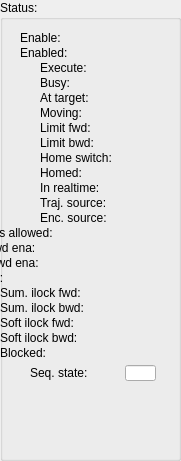
  <widget class="QGroupBox" name="groupBox_4">
   <property name="geometry">
    <rect>
     <x>710</x>
     <y>180</y>
     <width>181</width>
     <height>461</height>
    </rect>
   </property>
   <property name="title">
    <string>Status:</string>
   </property>
   <widget class="caLed" name="caled_67">
    <property name="geometry">
     <rect>
      <x>120</x>
      <y>255</y>
      <width>31</width>
      <height>16</height>
     </rect>
    </property>
    <property name="rectangular">
     <bool>true</bool>
    </property>
    <property name="gradientEnabled">
     <bool>false</bool>
    </property>
    <property name="ledWidth">
     <number>12</number>
    </property>
    <property name="ledHeight">
     <number>12</number>
    </property>
    <property name="channel" stdset="0">
     <string notr="true">$(DEV):$(Axis)-SftLimBwdEna-RB</string>
    </property>
    <property name="falseColor">
     <color>
      <red>160</red>
      <green>160</green>
      <blue>160</blue>
     </color>
    </property>
    <property name="trueColor">
     <color>
      <red>0</red>
      <green>85</green>
      <blue>0</blue>
     </color>
    </property>
   </widget>
   <widget class="caLed" name="caled_45">
    <property name="geometry">
     <rect>
      <x>120</x>
      <y>30</y>
      <width>31</width>
      <height>16</height>
     </rect>
    </property>
    <property name="rectangular">
     <bool>true</bool>
    </property>
    <property name="gradientEnabled">
     <bool>false</bool>
    </property>
    <property name="ledWidth">
     <number>12</number>
    </property>
    <property name="ledHeight">
     <number>12</number>
    </property>
    <property name="channel" stdset="0">
     <string notr="true">$(DEV):$(Axis)-EnaCmd-RB</string>
    </property>
    <property name="falseColor">
     <color>
      <red>160</red>
      <green>160</green>
      <blue>160</blue>
     </color>
    </property>
    <property name="trueColor">
     <color>
      <red>0</red>
      <green>85</green>
      <blue>0</blue>
     </color>
    </property>
   </widget>
   <widget class="caLabel" name="calabel_82">
    <property name="geometry">
     <rect>
      <x>40</x>
      <y>165</y>
      <width>71</width>
      <height>16</height>
     </rect>
    </property>
    <property name="maximumSize">
     <size>
      <width>16777215</width>
      <height>16</height>
     </size>
    </property>
    <property name="text">
     <string>Homed:</string>
    </property>
   </widget>
   <widget class="caLabel" name="calabel_83">
    <property name="geometry">
     <rect>
      <x>40</x>
      <y>180</y>
      <width>71</width>
      <height>16</height>
     </rect>
    </property>
    <property name="maximumSize">
     <size>
      <width>16777215</width>
      <height>16</height>
     </size>
    </property>
    <property name="text">
     <string>In realtime:</string>
    </property>
   </widget>
   <widget class="caLabel" name="calabel_79">
    <property name="geometry">
     <rect>
      <x>40</x>
      <y>90</y>
      <width>71</width>
      <height>16</height>
     </rect>
    </property>
    <property name="maximumSize">
     <size>
      <width>16777215</width>
      <height>16</height>
     </size>
    </property>
    <property name="text">
     <string>At target:</string>
    </property>
   </widget>
   <widget class="caLabel" name="calabel_80">
    <property name="geometry">
     <rect>
      <x>40</x>
      <y>105</y>
      <width>71</width>
      <height>16</height>
     </rect>
    </property>
    <property name="maximumSize">
     <size>
      <width>16777215</width>
      <height>16</height>
     </size>
    </property>
    <property name="text">
     <string>Moving:</string>
    </property>
   </widget>
   <widget class="caLabel" name="calabel_84">
    <property name="geometry">
     <rect>
      <x>40</x>
      <y>195</y>
      <width>71</width>
      <height>16</height>
     </rect>
    </property>
    <property name="maximumSize">
     <size>
      <width>16777215</width>
      <height>16</height>
     </size>
    </property>
    <property name="text">
     <string>Traj. source:</string>
    </property>
   </widget>
   <widget class="caLed" name="caled_62">
    <property name="geometry">
     <rect>
      <x>120</x>
      <y>195</y>
      <width>31</width>
      <height>16</height>
     </rect>
    </property>
    <property name="rectangular">
     <bool>true</bool>
    </property>
    <property name="gradientEnabled">
     <bool>false</bool>
    </property>
    <property name="ledWidth">
     <number>12</number>
    </property>
    <property name="ledHeight">
     <number>12</number>
    </property>
    <property name="channel" stdset="0">
     <string notr="true">$(DEV):$(Axis)-TrjSrcTyp-RB</string>
    </property>
    <property name="falseColor">
     <color>
      <red>160</red>
      <green>160</green>
      <blue>160</blue>
     </color>
    </property>
    <property name="trueColor">
     <color>
      <red>0</red>
      <green>0</green>
      <blue>255</blue>
     </color>
    </property>
   </widget>
   <widget class="caLabel" name="calabel_88">
    <property name="geometry">
     <rect>
      <x>-50</x>
      <y>240</y>
      <width>161</width>
      <height>16</height>
     </rect>
    </property>
    <property name="maximumSize">
     <size>
      <width>16777215</width>
      <height>16</height>
     </size>
    </property>
    <property name="text">
     <string>Softlim fwd ena:</string>
    </property>
   </widget>
   <widget class="caLed" name="caled_54">
    <property name="geometry">
     <rect>
      <x>120</x>
      <y>75</y>
      <width>31</width>
      <height>16</height>
     </rect>
    </property>
    <property name="rectangular">
     <bool>true</bool>
    </property>
    <property name="gradientEnabled">
     <bool>false</bool>
    </property>
    <property name="ledWidth">
     <number>12</number>
    </property>
    <property name="ledHeight">
     <number>12</number>
    </property>
    <property name="channel" stdset="0">
     <string notr="true">$(DEV):$(Axis)-Busy</string>
    </property>
    <property name="falseColor">
     <color>
      <red>0</red>
      <green>85</green>
      <blue>0</blue>
     </color>
    </property>
    <property name="trueColor">
     <color>
      <red>255</red>
      <green>0</green>
      <blue>0</blue>
     </color>
    </property>
   </widget>
   <widget class="caLed" name="caled_56">
    <property name="geometry">
     <rect>
      <x>120</x>
      <y>105</y>
      <width>31</width>
      <height>16</height>
     </rect>
    </property>
    <property name="rectangular">
     <bool>true</bool>
    </property>
    <property name="gradientEnabled">
     <bool>false</bool>
    </property>
    <property name="ledWidth">
     <number>12</number>
    </property>
    <property name="ledHeight">
     <number>12</number>
    </property>
    <property name="channel" stdset="0">
     <string notr="true">$(DEV):$(Axis)-Moving</string>
    </property>
    <property name="falseColor">
     <color>
      <red>0</red>
      <green>85</green>
      <blue>0</blue>
     </color>
    </property>
    <property name="trueColor">
     <color>
      <red>255</red>
      <green>0</green>
      <blue>0</blue>
     </color>
    </property>
   </widget>
   <widget class="caLabel" name="calabel_75">
    <property name="geometry">
     <rect>
      <x>20</x>
      <y>45</y>
      <width>91</width>
      <height>16</height>
     </rect>
    </property>
    <property name="maximumSize">
     <size>
      <width>16777215</width>
      <height>16</height>
     </size>
    </property>
    <property name="text">
     <string>Enabled:</string>
    </property>
   </widget>
   <widget class="caLabel" name="calabel_87">
    <property name="geometry">
     <rect>
      <x>-50</x>
      <y>225</y>
      <width>161</width>
      <height>16</height>
     </rect>
    </property>
    <property name="maximumSize">
     <size>
      <width>16777215</width>
      <height>16</height>
     </size>
    </property>
    <property name="text">
     <string>PLC cmds allowed:</string>
    </property>
   </widget>
   <widget class="caLabel" name="calabel_81">
    <property name="geometry">
     <rect>
      <x>40</x>
      <y>150</y>
      <width>71</width>
      <height>16</height>
     </rect>
    </property>
    <property name="maximumSize">
     <size>
      <width>16777215</width>
      <height>16</height>
     </size>
    </property>
    <property name="text">
     <string>Home switch:</string>
    </property>
   </widget>
   <widget class="caLed" name="caled_57">
    <property name="geometry">
     <rect>
      <x>120</x>
      <y>120</y>
      <width>31</width>
      <height>16</height>
     </rect>
    </property>
    <property name="rectangular">
     <bool>true</bool>
    </property>
    <property name="gradientEnabled">
     <bool>false</bool>
    </property>
    <property name="ledWidth">
     <number>12</number>
    </property>
    <property name="ledHeight">
     <number>12</number>
    </property>
    <property name="channel" stdset="0">
     <string notr="true">$(DEV):$(Axis)-LimFwd</string>
    </property>
    <property name="falseColor">
     <color>
      <red>255</red>
      <green>0</green>
      <blue>0</blue>
     </color>
    </property>
    <property name="trueColor">
     <color>
      <red>0</red>
      <green>85</green>
      <blue>0</blue>
     </color>
    </property>
   </widget>
   <widget class="caLed" name="caled_65">
    <property name="geometry">
     <rect>
      <x>120</x>
      <y>225</y>
      <width>31</width>
      <height>16</height>
     </rect>
    </property>
    <property name="rectangular">
     <bool>true</bool>
    </property>
    <property name="gradientEnabled">
     <bool>false</bool>
    </property>
    <property name="ledWidth">
     <number>12</number>
    </property>
    <property name="ledHeight">
     <number>12</number>
    </property>
    <property name="channel" stdset="0">
     <string notr="true">$(DEV):$(Axis)-CmdFrmPLCCmd-RB</string>
    </property>
    <property name="falseColor">
     <color>
      <red>160</red>
      <green>160</green>
      <blue>160</blue>
     </color>
    </property>
    <property name="trueColor">
     <color>
      <red>0</red>
      <green>0</green>
      <blue>255</blue>
     </color>
    </property>
   </widget>
   <widget class="caLed" name="caled_61">
    <property name="geometry">
     <rect>
      <x>120</x>
      <y>180</y>
      <width>31</width>
      <height>16</height>
     </rect>
    </property>
    <property name="rectangular">
     <bool>true</bool>
    </property>
    <property name="gradientEnabled">
     <bool>false</bool>
    </property>
    <property name="ledWidth">
     <number>12</number>
    </property>
    <property name="ledHeight">
     <number>12</number>
    </property>
    <property name="channel" stdset="0">
     <string notr="true">$(DEV):$(Axis)-InRT</string>
    </property>
    <property name="falseColor">
     <color>
      <red>160</red>
      <green>160</green>
      <blue>160</blue>
     </color>
    </property>
    <property name="trueColor">
     <color>
      <red>0</red>
      <green>85</green>
      <blue>0</blue>
     </color>
    </property>
   </widget>
   <widget class="caLabel" name="calabel_85">
    <property name="geometry">
     <rect>
      <x>40</x>
      <y>60</y>
      <width>71</width>
      <height>16</height>
     </rect>
    </property>
    <property name="maximumSize">
     <size>
      <width>16777215</width>
      <height>16</height>
     </size>
    </property>
    <property name="text">
     <string>Execute:</string>
    </property>
   </widget>
   <widget class="caLed" name="caled_52">
    <property name="geometry">
     <rect>
      <x>120</x>
      <y>45</y>
      <width>31</width>
      <height>16</height>
     </rect>
    </property>
    <property name="rectangular">
     <bool>true</bool>
    </property>
    <property name="gradientEnabled">
     <bool>false</bool>
    </property>
    <property name="ledWidth">
     <number>12</number>
    </property>
    <property name="ledHeight">
     <number>12</number>
    </property>
    <property name="channel" stdset="0">
     <string notr="true">$(DEV):$(Axis)-EnaAct</string>
    </property>
    <property name="falseColor">
     <color>
      <red>160</red>
      <green>160</green>
      <blue>160</blue>
     </color>
    </property>
    <property name="trueColor">
     <color>
      <red>0</red>
      <green>85</green>
      <blue>0</blue>
     </color>
    </property>
   </widget>
   <widget class="caLabel" name="calabel_86">
    <property name="geometry">
     <rect>
      <x>40</x>
      <y>135</y>
      <width>71</width>
      <height>16</height>
     </rect>
    </property>
    <property name="maximumSize">
     <size>
      <width>16777215</width>
      <height>16</height>
     </size>
    </property>
    <property name="text">
     <string>Limit bwd:</string>
    </property>
   </widget>
   <widget class="caLed" name="caled_55">
    <property name="geometry">
     <rect>
      <x>120</x>
      <y>90</y>
      <width>31</width>
      <height>16</height>
     </rect>
    </property>
    <property name="rectangular">
     <bool>true</bool>
    </property>
    <property name="gradientEnabled">
     <bool>false</bool>
    </property>
    <property name="ledWidth">
     <number>12</number>
    </property>
    <property name="ledHeight">
     <number>12</number>
    </property>
    <property name="channel" stdset="0">
     <string notr="true">$(DEV):$(Axis)-AtTarget</string>
    </property>
    <property name="falseColor">
     <color>
      <red>160</red>
      <green>160</green>
      <blue>160</blue>
     </color>
    </property>
    <property name="trueColor">
     <color>
      <red>0</red>
      <green>85</green>
      <blue>0</blue>
     </color>
    </property>
   </widget>
   <widget class="caLed" name="caled_66">
    <property name="geometry">
     <rect>
      <x>120</x>
      <y>240</y>
      <width>31</width>
      <height>16</height>
     </rect>
    </property>
    <property name="rectangular">
     <bool>true</bool>
    </property>
    <property name="gradientEnabled">
     <bool>false</bool>
    </property>
    <property name="ledWidth">
     <number>12</number>
    </property>
    <property name="ledHeight">
     <number>12</number>
    </property>
    <property name="channel" stdset="0">
     <string notr="true">$(DEV):$(Axis)-SftLimFwdEna-RB</string>
    </property>
    <property name="falseColor">
     <color>
      <red>160</red>
      <green>160</green>
      <blue>160</blue>
     </color>
    </property>
    <property name="trueColor">
     <color>
      <red>0</red>
      <green>85</green>
      <blue>0</blue>
     </color>
    </property>
   </widget>
   <widget class="caLed" name="caled_59">
    <property name="geometry">
     <rect>
      <x>120</x>
      <y>150</y>
      <width>31</width>
      <height>16</height>
     </rect>
    </property>
    <property name="rectangular">
     <bool>true</bool>
    </property>
    <property name="gradientEnabled">
     <bool>false</bool>
    </property>
    <property name="ledWidth">
     <number>12</number>
    </property>
    <property name="ledHeight">
     <number>12</number>
    </property>
    <property name="channel" stdset="0">
     <string notr="true">$(DEV):$(Axis)-HomeSwitch</string>
    </property>
    <property name="falseColor">
     <color>
      <red>160</red>
      <green>160</green>
      <blue>160</blue>
     </color>
    </property>
    <property name="trueColor">
     <color>
      <red>0</red>
      <green>85</green>
      <blue>0</blue>
     </color>
    </property>
   </widget>
   <widget class="caLed" name="caled_58">
    <property name="geometry">
     <rect>
      <x>120</x>
      <y>135</y>
      <width>31</width>
      <height>16</height>
     </rect>
    </property>
    <property name="rectangular">
     <bool>true</bool>
    </property>
    <property name="gradientEnabled">
     <bool>false</bool>
    </property>
    <property name="ledWidth">
     <number>12</number>
    </property>
    <property name="ledHeight">
     <number>12</number>
    </property>
    <property name="channel" stdset="0">
     <string notr="true">$(DEV):$(Axis)-LimBwd</string>
    </property>
    <property name="falseColor">
     <color>
      <red>255</red>
      <green>0</green>
      <blue>0</blue>
     </color>
    </property>
    <property name="trueColor">
     <color>
      <red>0</red>
      <green>85</green>
      <blue>0</blue>
     </color>
    </property>
   </widget>
   <widget class="caLabel" name="calabel_89">
    <property name="geometry">
     <rect>
      <x>20</x>
      <y>30</y>
      <width>91</width>
      <height>16</height>
     </rect>
    </property>
    <property name="maximumSize">
     <size>
      <width>16777215</width>
      <height>16</height>
     </size>
    </property>
    <property name="text">
     <string>Enable:</string>
    </property>
   </widget>
   <widget class="caLabel" name="calabel_90">
    <property name="geometry">
     <rect>
      <x>40</x>
      <y>75</y>
      <width>71</width>
      <height>16</height>
     </rect>
    </property>
    <property name="maximumSize">
     <size>
      <width>16777215</width>
      <height>16</height>
     </size>
    </property>
    <property name="text">
     <string>Busy:</string>
    </property>
   </widget>
   <widget class="caLed" name="caled_60">
    <property name="geometry">
     <rect>
      <x>120</x>
      <y>165</y>
      <width>31</width>
      <height>16</height>
     </rect>
    </property>
    <property name="rectangular">
     <bool>true</bool>
    </property>
    <property name="gradientEnabled">
     <bool>false</bool>
    </property>
    <property name="ledWidth">
     <number>12</number>
    </property>
    <property name="ledHeight">
     <number>12</number>
    </property>
    <property name="channel" stdset="0">
     <string notr="true">$(DEV):$(Axis)-Homed</string>
    </property>
    <property name="falseColor">
     <color>
      <red>255</red>
      <green>0</green>
      <blue>0</blue>
     </color>
    </property>
    <property name="trueColor">
     <color>
      <red>0</red>
      <green>85</green>
      <blue>0</blue>
     </color>
    </property>
   </widget>
   <widget class="caLabel" name="calabel_91">
    <property name="geometry">
     <rect>
      <x>40</x>
      <y>210</y>
      <width>71</width>
      <height>16</height>
     </rect>
    </property>
    <property name="maximumSize">
     <size>
      <width>16777215</width>
      <height>16</height>
     </size>
    </property>
    <property name="text">
     <string>Enc. source:</string>
    </property>
   </widget>
   <widget class="caLabel" name="calabel_92">
    <property name="geometry">
     <rect>
      <x>-50</x>
      <y>255</y>
      <width>161</width>
      <height>16</height>
     </rect>
    </property>
    <property name="maximumSize">
     <size>
      <width>16777215</width>
      <height>16</height>
     </size>
    </property>
    <property name="text">
     <string>Softlim bwd ena:</string>
    </property>
   </widget>
   <widget class="caLed" name="caled_63">
    <property name="geometry">
     <rect>
      <x>120</x>
      <y>210</y>
      <width>31</width>
      <height>16</height>
     </rect>
    </property>
    <property name="rectangular">
     <bool>true</bool>
    </property>
    <property name="gradientEnabled">
     <bool>false</bool>
    </property>
    <property name="ledWidth">
     <number>12</number>
    </property>
    <property name="ledHeight">
     <number>12</number>
    </property>
    <property name="channel" stdset="0">
     <string notr="true">$(DEV):$(Axis)-EncSrcTyp-RB</string>
    </property>
    <property name="falseColor">
     <color>
      <red>160</red>
      <green>160</green>
      <blue>160</blue>
     </color>
    </property>
    <property name="trueColor">
     <color>
      <red>0</red>
      <green>0</green>
      <blue>255</blue>
     </color>
    </property>
   </widget>
   <widget class="caLabel" name="calabel_93">
    <property name="geometry">
     <rect>
      <x>40</x>
      <y>120</y>
      <width>71</width>
      <height>16</height>
     </rect>
    </property>
    <property name="maximumSize">
     <size>
      <width>16777215</width>
      <height>16</height>
     </size>
    </property>
    <property name="text">
     <string>Limit fwd:</string>
    </property>
   </widget>
   <widget class="caLed" name="caled_53">
    <property name="geometry">
     <rect>
      <x>120</x>
      <y>60</y>
      <width>31</width>
      <height>16</height>
     </rect>
    </property>
    <property name="rectangular">
     <bool>true</bool>
    </property>
    <property name="gradientEnabled">
     <bool>false</bool>
    </property>
    <property name="ledWidth">
     <number>12</number>
    </property>
    <property name="ledHeight">
     <number>12</number>
    </property>
    <property name="channel" stdset="0">
     <string notr="true">$(DEV):$(Axis)-ExeCmd-RB</string>
    </property>
    <property name="falseColor">
     <color>
      <red>160</red>
      <green>160</green>
      <blue>160</blue>
     </color>
    </property>
    <property name="trueColor">
     <color>
      <red>0</red>
      <green>85</green>
      <blue>0</blue>
     </color>
    </property>
   </widget>
   <widget class="caLabel" name="calabel_94">
    <property name="geometry">
     <rect>
      <x>30</x>
      <y>365</y>
      <width>80</width>
      <height>16</height>
     </rect>
    </property>
    <property name="maximumSize">
     <size>
      <width>16777215</width>
      <height>16</height>
     </size>
    </property>
    <property name="text">
     <string>Seq. state:</string>
    </property>
   </widget>
   <widget class="caLineEdit" name="calineedit_45">
    <property name="geometry">
     <rect>
      <x>125</x>
      <y>365</y>
      <width>31</width>
      <height>16</height>
     </rect>
    </property>
    <property name="maximumSize">
     <size>
      <width>16777215</width>
      <height>18</height>
     </size>
    </property>
    <property name="alignment">
     <set>Qt::AlignRight|Qt::AlignTrailing|Qt::AlignVCenter</set>
    </property>
    <property name="channel" stdset="0">
     <string>$(DEV):$(Axis)-SeqState</string>
    </property>
    <property name="background">
     <color alpha="222">
      <red>192</red>
      <green>192</green>
      <blue>192</blue>
     </color>
    </property>
    <property name="colorMode">
     <enum>caLineEdit::Static</enum>
    </property>
    <property name="precisionMode">
     <enum>caLineEdit::Channel</enum>
    </property>
    <property name="limitsMode">
     <enum>caLineEdit::User</enum>
    </property>
    <property name="unitsEnabled">
     <bool>true</bool>
    </property>
   </widget>
   <widget class="caLed" name="caled_77">
    <property name="geometry">
     <rect>
      <x>120</x>
      <y>270</y>
      <width>31</width>
      <height>16</height>
     </rect>
    </property>
    <property name="rectangular">
     <bool>true</bool>
    </property>
    <property name="gradientEnabled">
     <bool>false</bool>
    </property>
    <property name="ledWidth">
     <number>12</number>
    </property>
    <property name="ledHeight">
     <number>12</number>
    </property>
    <property name="channel" stdset="0">
     <string notr="true">$(DEV):$(Axis)-InStartup</string>
    </property>
    <property name="falseColor">
     <color>
      <red>160</red>
      <green>160</green>
      <blue>160</blue>
     </color>
    </property>
    <property name="trueColor">
     <color>
      <red>255</red>
      <green>0</green>
      <blue>0</blue>
     </color>
    </property>
   </widget>
   <widget class="caLabel" name="calabel_95">
    <property name="geometry">
     <rect>
      <x>-50</x>
      <y>270</y>
      <width>161</width>
      <height>16</height>
     </rect>
    </property>
    <property name="maximumSize">
     <size>
      <width>16777215</width>
      <height>16</height>
     </size>
    </property>
    <property name="text">
     <string>In startup:</string>
    </property>
   </widget>
   <widget class="caLed" name="caled_87">
    <property name="geometry">
     <rect>
      <x>120</x>
      <y>285</y>
      <width>31</width>
      <height>16</height>
     </rect>
    </property>
    <property name="rectangular">
     <bool>true</bool>
    </property>
    <property name="gradientEnabled">
     <bool>false</bool>
    </property>
    <property name="ledWidth">
     <number>12</number>
    </property>
    <property name="ledHeight">
     <number>12</number>
    </property>
    <property name="channel" stdset="0">
     <string notr="true">$(DEV):$(Axis)-SumIlockFwd</string>
    </property>
    <property name="falseColor">
     <color>
      <red>0</red>
      <green>85</green>
      <blue>0</blue>
     </color>
    </property>
    <property name="trueColor">
     <color>
      <red>255</red>
      <green>0</green>
      <blue>0</blue>
     </color>
    </property>
   </widget>
   <widget class="caLabel" name="calabel_96">
    <property name="geometry">
     <rect>
      <x>0</x>
      <y>285</y>
      <width>111</width>
      <height>16</height>
     </rect>
    </property>
    <property name="maximumSize">
     <size>
      <width>16777215</width>
      <height>16</height>
     </size>
    </property>
    <property name="text">
     <string>Sum. ilock fwd:</string>
    </property>
   </widget>
   <widget class="caLabel" name="calabel_97">
    <property name="geometry">
     <rect>
      <x>0</x>
      <y>300</y>
      <width>111</width>
      <height>16</height>
     </rect>
    </property>
    <property name="maximumSize">
     <size>
      <width>16777215</width>
      <height>16</height>
     </size>
    </property>
    <property name="text">
     <string>Sum. ilock bwd:</string>
    </property>
   </widget>
   <widget class="caLed" name="caled_88">
    <property name="geometry">
     <rect>
      <x>120</x>
      <y>300</y>
      <width>31</width>
      <height>16</height>
     </rect>
    </property>
    <property name="rectangular">
     <bool>true</bool>
    </property>
    <property name="gradientEnabled">
     <bool>false</bool>
    </property>
    <property name="ledWidth">
     <number>12</number>
    </property>
    <property name="ledHeight">
     <number>12</number>
    </property>
    <property name="channel" stdset="0">
     <string notr="true">$(DEV):$(Axis)-SumIlockBwd</string>
    </property>
    <property name="falseColor">
     <color>
      <red>0</red>
      <green>85</green>
      <blue>0</blue>
     </color>
    </property>
    <property name="trueColor">
     <color>
      <red>255</red>
      <green>0</green>
      <blue>0</blue>
     </color>
    </property>
   </widget>
   <widget class="caRelatedDisplay" name="carelateddisplay_2">
    <property name="geometry">
     <rect>
      <x>15</x>
      <y>420</y>
      <width>151</width>
      <height>21</height>
     </rect>
    </property>
    <property name="labels">
     <string>More...</string>
    </property>
    <property name="files">
     <string>ecmcAxisCntrlStatWd.ui</string>
    </property>
    <property name="args">
     <string>DEV=$(DEV),Axis=$(Axis)</string>
    </property>
   </widget>
   <widget class="caLabel" name="calabel_116">
    <property name="geometry">
     <rect>
      <x>0</x>
      <y>330</y>
      <width>111</width>
      <height>16</height>
     </rect>
    </property>
    <property name="maximumSize">
     <size>
      <width>16777215</width>
      <height>16</height>
     </size>
    </property>
    <property name="text">
     <string>Soft ilock bwd:</string>
    </property>
   </widget>
   <widget class="caLed" name="caled_89">
    <property name="geometry">
     <rect>
      <x>120</x>
      <y>330</y>
      <width>31</width>
      <height>16</height>
     </rect>
    </property>
    <property name="rectangular">
     <bool>true</bool>
    </property>
    <property name="gradientEnabled">
     <bool>false</bool>
    </property>
    <property name="ledWidth">
     <number>12</number>
    </property>
    <property name="ledHeight">
     <number>12</number>
    </property>
    <property name="channel" stdset="0">
     <string notr="true">$(DEV):$(Axis)-SftLimBwdIlock</string>
    </property>
    <property name="falseColor">
     <color>
      <red>0</red>
      <green>85</green>
      <blue>0</blue>
     </color>
    </property>
    <property name="trueColor">
     <color>
      <red>255</red>
      <green>0</green>
      <blue>0</blue>
     </color>
    </property>
   </widget>
   <widget class="caLabel" name="calabel_117">
    <property name="geometry">
     <rect>
      <x>0</x>
      <y>315</y>
      <width>111</width>
      <height>16</height>
     </rect>
    </property>
    <property name="maximumSize">
     <size>
      <width>16777215</width>
      <height>16</height>
     </size>
    </property>
    <property name="text">
     <string>Soft ilock fwd:</string>
    </property>
   </widget>
   <widget class="caLed" name="caled_90">
    <property name="geometry">
     <rect>
      <x>120</x>
      <y>315</y>
      <width>31</width>
      <height>16</height>
     </rect>
    </property>
    <property name="rectangular">
     <bool>true</bool>
    </property>
    <property name="gradientEnabled">
     <bool>false</bool>
    </property>
    <property name="ledWidth">
     <number>12</number>
    </property>
    <property name="ledHeight">
     <number>12</number>
    </property>
    <property name="channel" stdset="0">
     <string notr="true">$(DEV):$(Axis)-SftLimFwdIlock</string>
    </property>
    <property name="falseColor">
     <color>
      <red>0</red>
      <green>85</green>
      <blue>0</blue>
     </color>
    </property>
    <property name="trueColor">
     <color>
      <red>255</red>
      <green>0</green>
      <blue>0</blue>
     </color>
    </property>
   </widget>
   <widget class="caLabel" name="calabel_124">
    <property name="geometry">
     <rect>
      <x>0</x>
      <y>345</y>
      <width>111</width>
      <height>16</height>
     </rect>
    </property>
    <property name="maximumSize">
     <size>
      <width>16777215</width>
      <height>16</height>
     </size>
    </property>
    <property name="text">
     <string>Blocked:</string>
    </property>
   </widget>
   <widget class="caLed" name="caled_28">
    <property name="geometry">
     <rect>
      <x>128</x>
      <y>344</y>
      <width>14</width>
      <height>18</height>
     </rect>
    </property>
    <property name="rectangular">
     <bool>true</bool>
    </property>
    <property name="gradientEnabled">
     <bool>false</bool>
    </property>
    <property name="ledWidth">
     <number>12</number>
    </property>
    <property name="ledHeight">
     <number>12</number>
    </property>
    <property name="channel" stdset="0">
     <string notr="true">$(DEV):$(Axis)-Blocked</string>
    </property>
    <property name="falseColor">
     <color>
      <red>0</red>
      <green>85</green>
      <blue>0</blue>
     </color>
    </property>
    <property name="trueColor">
     <color>
      <red>170</red>
      <green>0</green>
      <blue>0</blue>
     </color>
    </property>
   </widget>
  </widget>
